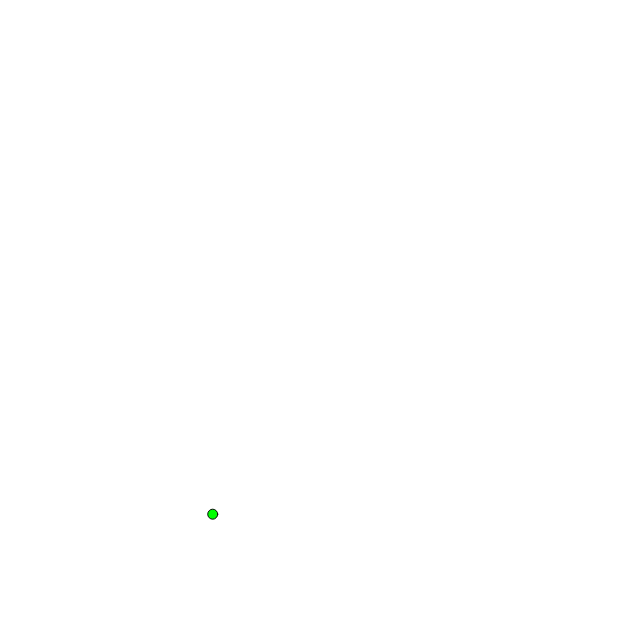
Frame 1 (no input)
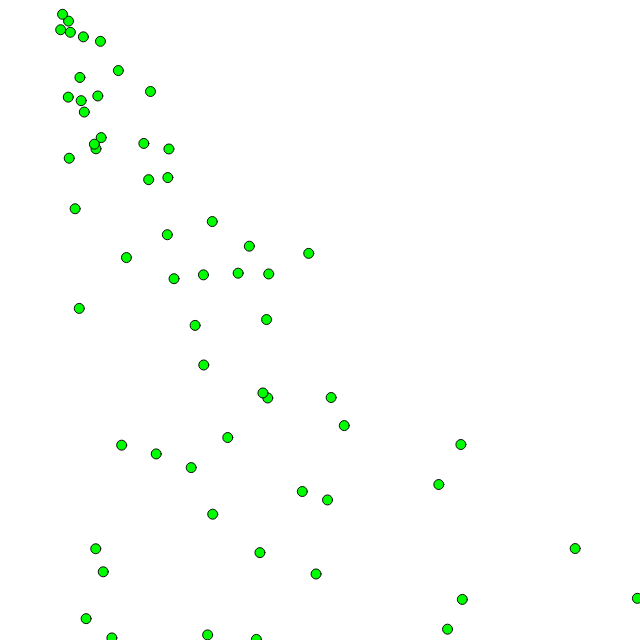
Frame 60 (no input)
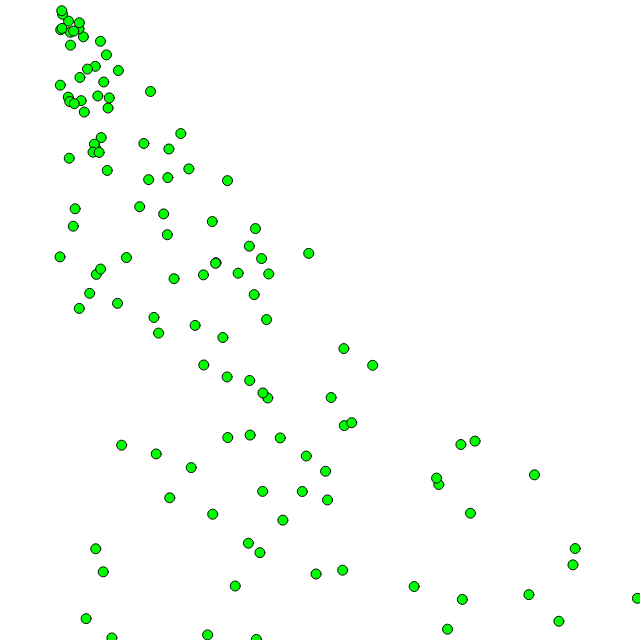
Frame 120 (the mouse pressed at the canvas centre since frame 60)

The p5.js sketch that drew these frames (run headless with seeded random() and noise() and a simulated clock; from frame 60 on, the mouse is pressed at the canvas centre):

// p5.js sketch
// ── sketch.js




function setup() {
    createCanvas(640, 640);
    background(255);




}




function draw() {

    let r = random(255);
    let g = random(255);
    let b = random(255);

    //let xpos = 320;
   // let ypos = 320;


    let xpos = random(width);
    let ypos = random(height);

    let d=ypos*random(1)+60;
    let e=xpos*random(1)+60;
    stroke(10);
    fill(0, 255, 0);

    let t=randomGaussian(320,60);
    circle(d, ypos,10);


   // let d = randomGaussian(xpos, 10);

   // noStroke();
    //stroke(10);
    //fill(0, 255, 0);
    //circle(d, ypos, 10);












    // noStroke();
    // fill(0, 100);
    // circle(x, 320, 16);
}
